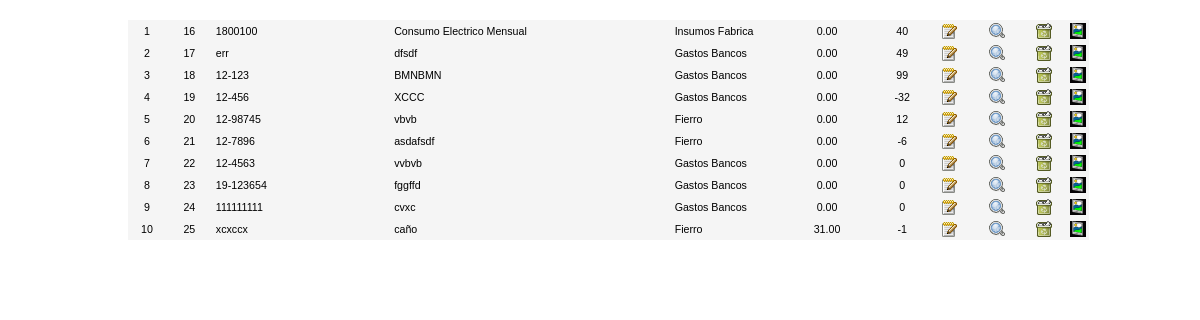
/rejilla.php, run on the app's committed database.
### tables this page shows
CREATE TABLE `familias` (
  `codfamilia` int(5) NOT NULL auto_increment,
  `nombre` varchar(20) default NULL,
  `borrado` varchar(1) NOT NULL default '0',
  PRIMARY KEY  (`codfamilia`)
);

CREATE TABLE `articulos` (
  `codarticulo` int(10) NOT NULL auto_increment,
  `codfamilia` int(5) NOT NULL,
  `referencia` varchar(20) NOT NULL,
  `descripcion` varchar(26) NOT NULL,
  `impuesto` float NOT NULL,
  `codproveedor1` int(5) NOT NULL default '1',
  `codproveedor2` int(5) NOT NULL,
  `descripcion_corta` varchar(30) NOT NULL,
  `codubicacion` int(3) NOT NULL,
  `stock` int(10) NOT NULL,
  `stock_minimo` int(8) NOT NULL,
  `aviso_minimo` varchar(1) NOT NULL default '0',
  `datos_producto` varchar(200) NOT NULL,
  `fecha_alta` date NOT NULL default '0000-00-00',
  `codembalaje` int(3) NOT NULL,
  `unidades_caja` int(8) NOT NULL,
  `precio_ticket` varchar(1) NOT NULL default '0',
  `modificar_ticket` varchar(1) NOT NULL default '0',
  `observaciones` text NOT NULL,
  `precio_compra` decimal(19,2) default NULL,
  `precio_almacen` decimal(19,2) default NULL,
  `precio_tienda` decimal(19,2) default NULL,
  `precio_pvp` decimal(19,2) default NULL,
  `precio_iva` decimal(19,2) default NULL,
  `codigobarras` varchar(15) NOT NULL,
  `imagen` varchar(200) NOT NULL,
  `borrado` varchar(1) NOT NULL default '0',
  PRIMARY KEY  (`codarticulo`)
);

### rejilla.php (the view, shortened to what this page needs)
<?php
$where="1=1";
$where.=" ORDER BY codarticulo ASC";
$query_busqueda="SELECT count(*) as filas FROM articulos WHERE borrado=0 AND ".$where;
$rs_busqueda=mysql_query($query_busqueda);
$filas=mysql_result($rs_busqueda,0,"filas");
?>
<html>
	<head>
		<link href="../estilos/estilos.css" type="text/css" rel="stylesheet">
	</head>
	<body onload=inicio()>
		<div id="pagina">
			<div id="zonaContenidoPP">
			<div align="center">
			<table class="fuente8" width="100%" cellspacing=0 cellpadding=3 border=0 ID="Table1">
				<? $iniciopagina=$_POST["iniciopagina"];
				if (empty($iniciopagina)) { $iniciopagina=$_GET["iniciopagina"]; } else { $iniciopagina=$iniciopagina-1;}
				if (empty($iniciopagina)) { $iniciopagina=0; }
					if ($filas > 0) { ?>
						<? $sel_resultado="SELECT * FROM articulos WHERE borrado=0 AND ".$where;
						   $sel_resultado=$sel_resultado."  limit ".$iniciopagina.",10";
						   $res_resultado=mysql_query($sel_resultado);
						   $contador=0;
						   while ($contador < mysql_num_rows($res_resultado)) {
						   		if ($i % 2) { $fondolinea="itemParTabla"; } else { $fondolinea="itemImparTabla";	}?>
						<tr class="<?php echo $fondolinea?>">
							<td class="aCentro" width="4%"><? echo $contador+1;?></td>
							<td width="5%"><div align="center"><? echo mysql_result($res_resultado,$contador,"codarticulo")?></div></td>
							<td width="19%"><div align="left"><? echo mysql_result($res_resultado,$contador,"referencia")?></div></td>
							<td width="30%"><div align="left"><? echo mysql_result($res_resultado,$contador,"descripcion")?></div></td>
							<td width="11%"><div align="left">
							<? $codfamilia=mysql_result($res_resultado,$contador,"codfamilia");
							$query_familia="SELECT nombre FROM familias WHERE codfamilia='$codfamilia'";
							$rs_familia=mysql_query($query_familia);
							$nombre_familia=mysql_result($rs_familia,0,"nombre");
							echo $nombre_familia;
							?>
							</div></td>
							<td class="aCentro" width="11%"><div align="center"><? echo mysql_result($res_resultado,$contador,"precio_tienda")?></div></td>
							<td class="aCentro" width="5%"><? echo mysql_result($res_resultado,$contador,"stock")?></td>
							<td width="5%"><div align="center"><a href="#"><img src="../img/modificar.png" width="16" height="16" border="0" onClick="modificar_articulo(<?php echo mysql_result($res_resultado,$contador,"codarticulo")?>)" title="Modificar"></a></div></td>
														<td width="5%"><div align="center"><a href="#"><img src="../img/ver.png" width="16" height="16" border="0" onClick="ver_articulo(<?php echo mysql_result($res_resultado,$contador,"codarticulo")?>)" title="Visualizar"></a></div></td>
							<td width="5%"><div align="center"><a href="#"><img src="../img/eliminar.png" width="16" height="16" border="0" onClick="eliminar_articulo(<?php echo mysql_result($res_resultado,$contador,"codarticulo")?>)" title="Eliminar"></a></div></td>
							<td width="5%"><div align="center"><a href="#"><img src="../img/img_change.gif" width="16" height="16" border="0" onClick="cambiar_imagen(<?php echo mysql_result($res_resultado,$contador,"codarticulo")?>)" title="Modificar imagen"></a></div></td>
						</tr>
						<? $contador++;
							}
						?>
					</table>
					<? } ?>
				</div>
			</div>
		  </div>
	</body>
</html>

### estilos/estilos.css (style rules this page uses)
#pagina { background-color:#fff; font-family: helvetica; font-size:8pt; left:-9px; width:90%; top: 12px; position: relative; left: 50%; margin-left: -437px; width: 874px; }
#zonaContenidoPP { position:absolute; top:-1%; left:-4%; width:110%; height:210px; }
.itemImparTabla { background-color:#f5f5f5; }
a:link { font:8pt verdana,arial; color:#000; }
.fuente8 { font:8pt helvetica; }
.aCentro { text-align:center; }

### data on the page
familias: nombre "Insumos Fabrica"
articulos: codarticulo "17", referencia "err", descripcion "dfsdf", familias.nombre "Gastos Bancos", precio_tienda "0.00", stock "49"
articulos: codarticulo "18", referencia "12-123", descripcion "BMNBMN", familias.nombre "Gastos Bancos", precio_tienda "0.00", stock "99"
articulos: codarticulo "19", referencia "12-456", descripcion "XCCC", familias.nombre "Gastos Bancos", precio_tienda "0.00", stock "-32"
articulos: codarticulo "20", referencia "12-98745", descripcion "vbvb", familias.nombre "Fierro", precio_tienda "0.00", stock "12"
articulos: codarticulo "21", referencia "12-7896", descripcion "asdafsdf", familias.nombre "Fierro", precio_tienda "0.00", stock "-6"
articulos: codarticulo "22", referencia "12-4563", descripcion "vvbvb", familias.nombre "Gastos Bancos", precio_tienda "0.00", stock "0"
articulos: codarticulo "23", referencia "19-123654", descripcion "fggffd", familias.nombre "Gastos Bancos", precio_tienda "0.00", stock "0"
articulos: codarticulo "24", referencia "111111111", descripcion "cvxc", familias.nombre "Gastos Bancos", precio_tienda "0.00", stock "0"
articulos: codarticulo "25", referencia "xcxccx", descripcion "caño", familias.nombre "Fierro", precio_tienda "31.00", stock "-1"

### other printed values
mysql_result($res_resultado,$contador,"codarticulo") "16"
mysql_result($res_resultado,$contador,"referencia") "1800100"
mysql_result($res_resultado,$contador,"descripcion") "Consumo Electrico Mensual"
mysql_result($res_resultado,$contador,"precio_tienda") "0.00"
mysql_result($res_resultado,$contador,"stock") "40"
